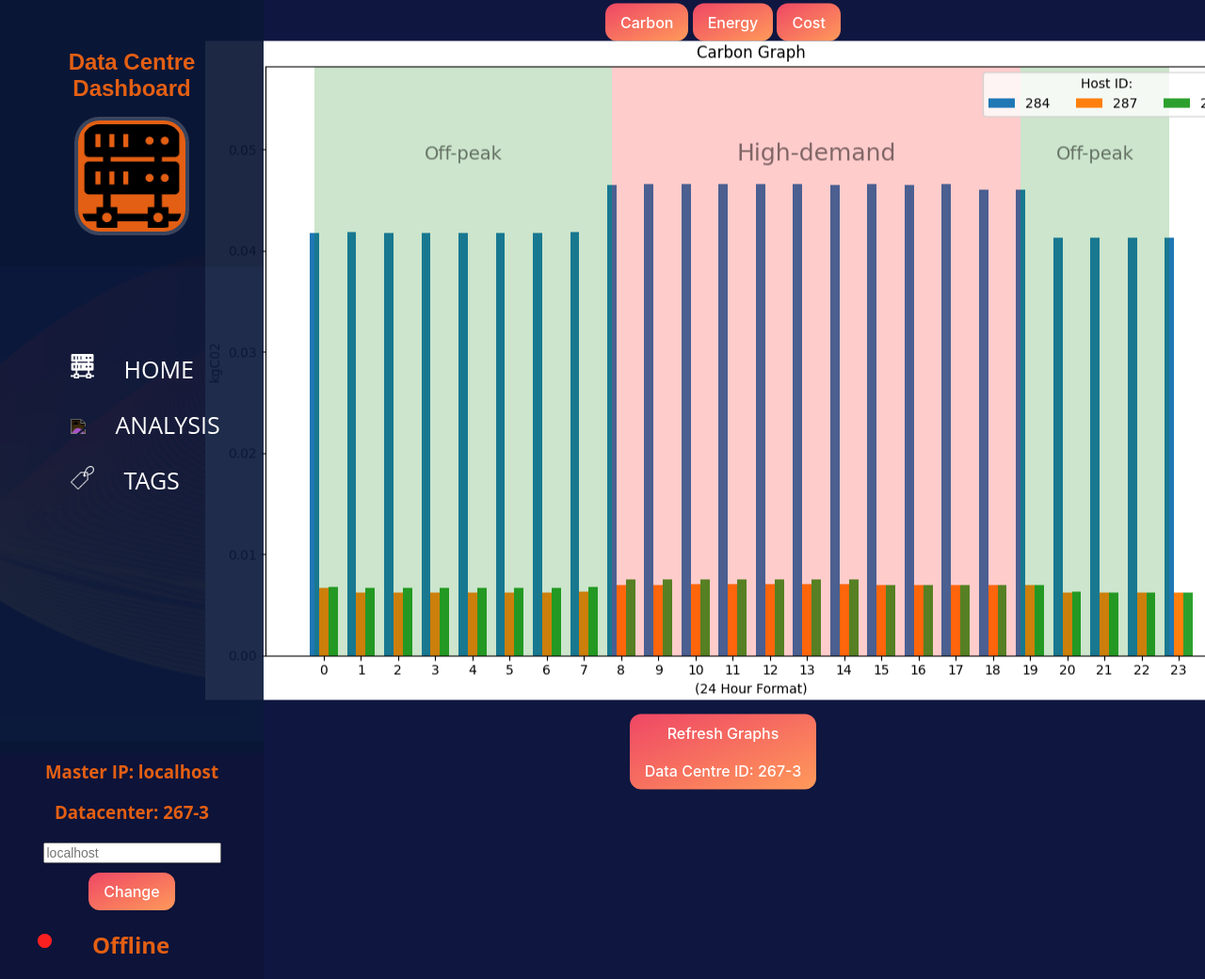
/dashboard/analysis/, run on the app's committed database.
### dashboard/models.py (models this page shows)
class Application(models.Model):
    masterip = models.CharField(null=True, max_length=25)
    current = models.CharField(null=True, max_length=25)
    configured = models.IntegerField(null=True, default = 0)
    threshold_low = models.FloatField(null=True, max_length=25, default=15)
    threshold_medium = models.FloatField(null=True, max_length=25, default=30)
    carbon_tariff_low = models.FloatField(null=True, max_length=25, default=1)
    carbon_tariff_high = models.FloatField(null=True, max_length=25, default=1.2)
    cost_tariff_low = models.FloatField(null=True, max_length=25, default=1)
    cost_tariff_high = models.FloatField(null=True, max_length=25, default=1.2)

### dashboard/views.py (the view, shortened to what this page needs)
# urls.py: path('analysis/', views.analysis, name="analysis")
def analysis(request):
    context = {}
    master = services.get_master()
    current_sub = services.get_current_sub_id()
    if Application.objects.filter(masterip=master).values().all().get()['current']==None:
        return services.prompt_configuration(request, "analysis")
    analysis = Analysis.objects.filter(masterip=master).filter(sub_id=current_sub).all().values().get()
    context['page'] = 'analysis'
    context['master'] = master
    context['current'] = services.get_current_for_html()
    context['carbon'] = analysis['carbon_graph']
    context['energy'] = analysis['energy_graph']
    context['cost'] = analysis['cost_graph']
    status = asset_services.get_available_datacenters()
    context['online'] = "false"
    if status!=ConnectionRefusedError:
        context['online'] = 'true'
    return render(request, 'dashboard/analysis.html', context)

### dashboard/services/asset_services.py (called while the page is built, shortened)
def get_available_datacenters():
    services.check_master()
    master = services.get_master()
    url = services.datacenter_url(master)
    try:
        response = requests.get(url,
                                headers={'Content-Type': 'application/json', 'Accept': "application/json"},
                                timeout=5
                                )
    except Exception: return ConnectionRefusedError

### dashboard/services/services.py (called while the page is built)
def get_current_sub_id():
    try:
        return str(Application.objects.all().values().get()['current'])
    except: return Application.DoesNotExist

def get_master():
    try:
        return Application.objects.all().values().get()["masterip"]
    except: return Application.DoesNotExist

def get_current_for_html():
    try:
        current = str(Application.objects.filter(masterip=get_master()).all().values().get()['current'])
    except:
        current='-'
    return current

def check_master():
    if Application.objects.count()==0:
        Application.objects.create(masterip="localhost")

def datacenter_url(master):
    return "http://"+master+":8080/papillonserver/rest/datacenters/"

### dashboard/templates/dashboard/analysis.html (shortened to what this page needs)
{% include 'dashboard/home.html'%}
{% load static %}
{% block content %}
  <div class="analysis">
    <div class="tab">
      <button class="tablinks" onclick="openCity(event, 'Carbon')" id="defaultOpen">Carbon</button>
      <button class="tablinks" onclick="openCity(event, 'Energy')">Energy</button>
      <button class="tablinks" onclick="openCity(event, 'Cost')">Cost</button>
      <br>
    </div>
    <div id="Carbon" class="tabcontent">
      <div class="img_container">
        <img alt="">
      </div>
    </div>
    <div class="refresh-button">
      <form method="POST">
        <button onclick="javascript:document.getElementById('page-loader').style.display='block';" class="refresh" name="refresh" value={{current}}>Refresh Graphs<br>Data Centre ID: {{current}}</button>
      </form>
    </div>
  </div>
{% endblock %}

### dashboard/templates/dashboard/home.html (shortened to what this page needs)
{% load static %}
<!DOCTYPE html>
<html lang="en">
  <head>
    <link rel="stylesheet" href="{% static 'dashboard/main.css' %}">
  </head>
 <div class="page-container">
  <div class="menu-container">
    <nav class = "menu">
      <div class = "logo">
        <h2>Data Centre Dashboard</h2>
        <a href="{% url 'loadDC' %}"><img alt="ICON" src="{% static 'dashboard/icons/server-icon.png' %}" width="190"/></a>
      </div>
      <ul>
        <li tabindex="0" class="server-icon">
          <img src="{% static 'dashboard/icons/server-icon.png' %}" >
          {% if page == "home" %}<a class="active" href="{% url 'loadDC' %}">HOME</a>{% else %} <a href="{% url 'loadDC' %}">HOME</a>{% endif %}
        </li>
        <li tabindex="0" class="icon-tag">
          <img src="{% static 'dashboard/icons/data-analysis-icon.png' %}" >
          {% if page == "analysis" %}<a class="active" href="{% url 'analysis' %}">ANALYSIS</a>{% else %} <a href="{% url 'analysis' %}">ANALYSIS</a>{% endif %}
        </li>
        <li tabindex="0" class="icon-analysis">
          <img src="{% static 'dashboard/icons/tag-label-icon.png' %}" >
          {% if page == "tags" %}<a class="active" href="{% url 'tags' %}">TAGS</a>{% else %} <a href="{% url 'tags' %}">TAGS</a>{% endif %}
        </li>
      </ul>
      <div class="nav-status">
        <div class="current-status">
            <h3>Master IP: {{master}}</h3>
            <h3>Datacenter: {{current}}</h3>
          </div>
        <a class="a2">
          <form method="POST">
            <input type="text" id="ip" name="ip" placeholder={{master}}>
            <br>
            <button type="submit" class="save">Change</button>
          </form>
        </a>
        <div class="status-indicator">
          {%if online == "true"%}
          <div class="online-indicator">
            <span class="blink"></span>
          </div>
          <h2>Online</h2>
          {%else%}
          <div class="online-indicator" style="background-color: #f82121;">
            <span class="blink" style="background-color: #f82121;"></span>
          </div>
          <h2>Offline</h2>
          {%endif%}
        </div>
      </div>
    </nav>
  </div>
</div>
</html>

### dashboard/static/dashboard/main.css (style rules this page uses)
:root { --bg-colour: rgba(11, 26, 59, 0.918); --bg-offset: rgb(89, 107, 145); --table-offset: rgba(187, 143, 104, 0.925); --table-colour: rgba(23, 38, 71, 0.829); --nav-colour: rgb(227, 95, 19); --page-font: #fff; --font-header: rgb(227, 95, 19); --table-shadow: rgba(255,255,255,0.2); }
.menu-container { width: 280px; }
.menu { background: var(--bg-colour); height:100vh; width: 280px; position: fixed; top:0; left:0; z-index:5; outline:none; }
.menu ul { list-style:none; padding:0.5em 0; margin:0; padding-top: 80px; }
.menu li { padding: 0.5em 1em 0.5em 3em; font-size:25px; font-weight: regular; background-repeat:no-repeat; background-position:left 15px center; background-size:auto 20px; transition:all 0.15s linear; cursor:pointer; }
.menu li img { margin-right: 25px; -webkit-filter: invert(100%); filter: invert(100%); width: 25px; }
a { color: inherit; text-decoration: inherit; }
.logo { background:rgba(0,0,0,0.1); padding: 2em 0.5em; text-align:center; }
.logo img { background-color: var(--nav-colour); width:40%; border-radius:20%; overflow:hidden; border:4px solid var(--nav-colour); box-shadow:0 0 0 4px var(--table-shadow); }
.logo h2 { font-weight: bold; margin-bottom: 20px; font-family: sans-serif; color: var(--font-header); }
.nav-status { background:rgba(0,0,0,0.1); width: 280px; text-align: center; position: fixed; bottom: 0; background:rgba(0,0,0,0.1); color: var(--nav-colour); }
.nav-status button { margin-top: 10px; }
.nav-status h2 { text-align: left; margin-left: 35%; }
.online-indicator { float: left; margin-top: 5px; margin-left: 40px; background-color: #0fcc45; border-radius: 50%; }
span.blink { display: block; width: 15px; height: 15px; background-color: #0fcc45; opacity: 0.7; border-radius: 50%; animation: blink 1s linear infinite; }
button { margin-top: 10px; background: linear-gradient(to bottom right, #EF4765, #FF9A5A); border: 0; border-radius: 12px; color: #fff; cursor: pointer; display: inline-block; font-family: -apple-system,system-ui,"Segoe UI",Roboto,Helvetica,Arial,sans-serif; font-size: 16px; font-weight: 500; line-height: 2.5; outline: transparent; padding: 0 1rem; text-align: center; text-decoration: none; transition: box-shadow .2s ease-in-out; user-select: none; -webkit-user-select: none; touch-action: manipulation; white-space: nowrap; }
input { font-size: 14px; position: relative; padding: auto; }
.analysis { position: absolute; top: 40%; left: 60%; transform: translate(-50%, -50%); text-align: center; }

### data on the page
Application: masterip "localhost", current "267-3", ip "localhost"
